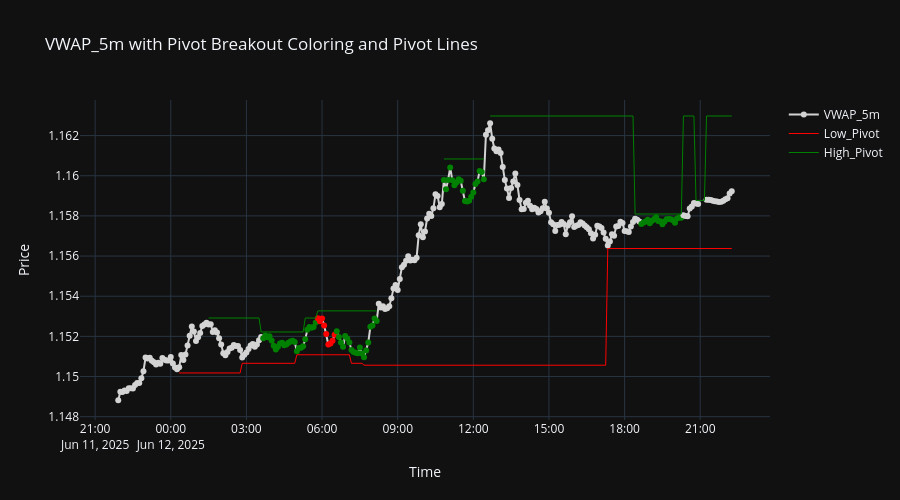
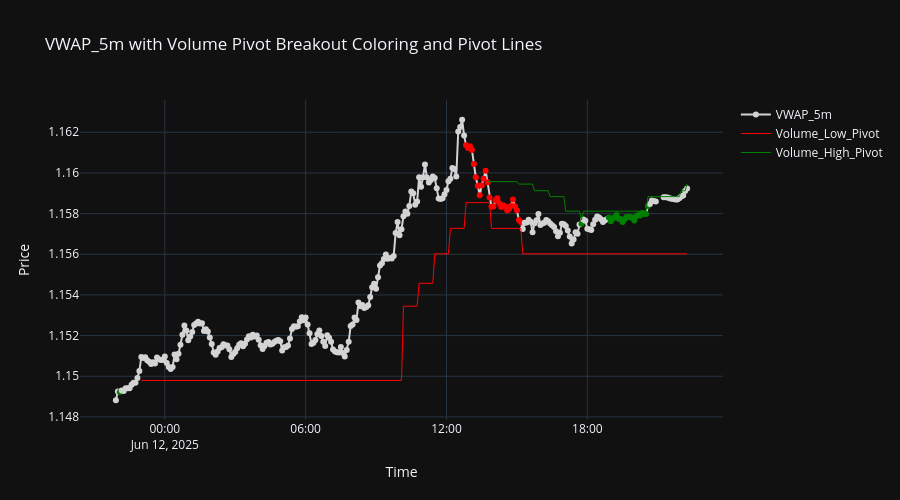

Source (notebook cell) for these figures, in order:
### Markdown cell above
### Visualization

### Code cell
#-------------------------------------------------------------------------------

print("#----------------------------------------------------------------------")
print("Shape:", Labels_Data.data.shape)
print("#----------------------------------------------------------------------")
print(Labels_Data.data.columns)
print("#----------------------------------------------------------------------")
print(Labels_Data.data.head())
print("#----------------------------------------------------------------------")

#-------------------------------------------------------------------------------

df = Labels_Data.data.copy()[-300:]

# Fréquences des 0 et 1 pour les colonnes cibles
frequency = df[["Low_Below_Pivot", "High_Above_Pivot"]].apply(lambda col: col.value_counts()).fillna(0).astype(int)
print("\nLabel Frequency (0 = no breakout, 1 = breakout):")
print(frequency.head(3))

# Initialiser les couleurs
colors_combined = ['lightgrey'] * len(df)
for i in range(len(df)):
    if df.iloc[i]['High_Above_Pivot'] == 1:
        colors_combined[i] = 'green'
    elif df.iloc[i]['Low_Below_Pivot'] == 1:
        colors_combined[i] = 'red'

# Création du graphique
fig = go.Figure()

# Trace VWAP_5m avec couleur dynamique
fig.add_trace(go.Scatter(
    x=df.index,
    y=df['VWAP_5m'],
    mode='markers+lines',
    marker=dict(color=colors_combined, size=6),
    name='VWAP_5m',
    line=dict(color='lightgrey')
))

# Trace Low_Pivot (ligne continue)
fig.add_trace(go.Scatter(
    x=df.index,
    y=df['Low_Pivot'],
    mode='lines',
    line=dict(color='red', width=1),
    name='Low_Pivot'
))

# Trace High_Pivot (ligne continue)
fig.add_trace(go.Scatter(
    x=df.index,
    y=df['High_Pivot'],
    mode='lines',
    line=dict(color='green', width=1),
    name='High_Pivot'
))

# Mise en page
fig.update_layout(
    title='VWAP_5m with Pivot Breakout Coloring and Pivot Lines',
    xaxis_title='Time',
    yaxis_title='Price',
    template='plotly_dark',
    height=500
)

fig.show()
print("#----------------------------------------------------------------------")

#-------------------------------------------------------------------------------

# Fréquences des 0 et 1 pour les colonnes VWAP
frequency = df[["VWAP_Below_Volume_Low", "VWAP_Above_Volume_High"]].apply(lambda col: col.value_counts()).fillna(0).astype(int)
print("\nLabel Frequency (0 = no breakout, 1 = breakout):")
print(frequency.head(3))

# Initialiser les couleurs
colors_combined = ['lightgrey'] * len(df)
for i in range(len(df)):
    if df.iloc[i]['VWAP_Above_Volume_High'] == 1:
        colors_combined[i] = 'green'
    elif df.iloc[i]['VWAP_Below_Volume_Low'] == 1:
        colors_combined[i] = 'red'

# Création du graphique
fig = go.Figure()

# Trace VWAP_5m avec couleur dynamique
fig.add_trace(go.Scatter(
    x=df.index,
    y=df['VWAP_5m'],
    mode='markers+lines',
    marker=dict(color=colors_combined, size=6),
    name='VWAP_5m',
    line=dict(color='lightgrey')
))

# Trace Volume_Low_Pivot (ligne continue)
fig.add_trace(go.Scatter(
    x=df.index,
    y=df['Volume_Low_Pivot'],
    mode='lines',
    line=dict(color='red', width=1),
    name='Volume_Low_Pivot'
))

# Trace Volume_High_Pivot (ligne continue)
fig.add_trace(go.Scatter(
    x=df.index,
    y=df['Volume_High_Pivot'],
    mode='lines',
    line=dict(color='green', width=1),
    name='Volume_High_Pivot'
))

# Mise en page
fig.update_layout(
    title='VWAP_5m with Volume Pivot Breakout Coloring and Pivot Lines',
    xaxis_title='Time',
    yaxis_title='Price',
    template='plotly_dark',
    height=500
)

fig.show()

#-------------------------------------------------------------------------------

### Figure 1 — Plotly figure (JSON) as saved in the notebook; plotly's stock layout.template omitted (floating-point values rounded to 4 significant figures; data arrays with more than 128 entries replaced by an {"elided": "..."} marker saying what was removed)
{"data": [{"line": {"color": "lightgrey"}, "marker": {"color": {"elided": "293 str values"}, "size": 6}, "mode": "markers+lines", "name": "VWAP_5m", "x": {"elided": "293 str values"}, "y": {"elided": "293 float values"}, "type": "scatter"}, {"line": {"color": "red", "width": 1}, "mode": "lines", "name": "Low_Pivot", "x": {"elided": "293 str values"}, "y": {"elided": "293 float values"}, "type": "scatter"}, {"line": {"color": "green", "width": 1}, "mode": "lines", "name": "High_Pivot", "x": {"elided": "293 str values"}, "y": {"elided": "293 float values"}, "type": "scatter"}], "layout": {"title": {"text": "VWAP_5m with Pivot Breakout Coloring and Pivot Lines"}, "xaxis": {"title": {"text": "Time"}}, "yaxis": {"title": {"text": "Price"}}, "height": 500}}

### Figure 2 — Plotly figure (JSON) as saved in the notebook; plotly's stock layout.template omitted (floating-point values rounded to 4 significant figures; data arrays with more than 128 entries replaced by an {"elided": "..."} marker saying what was removed)
{"data": [{"line": {"color": "lightgrey"}, "marker": {"color": {"elided": "293 str values"}, "size": 6}, "mode": "markers+lines", "name": "VWAP_5m", "x": {"elided": "293 str values"}, "y": {"elided": "293 float values"}, "type": "scatter"}, {"line": {"color": "red", "width": 1}, "mode": "lines", "name": "Volume_Low_Pivot", "x": {"elided": "293 str values"}, "y": {"elided": "293 float values"}, "type": "scatter"}, {"line": {"color": "green", "width": 1}, "mode": "lines", "name": "Volume_High_Pivot", "x": {"elided": "293 str values"}, "y": {"elided": "293 float values"}, "type": "scatter"}], "layout": {"title": {"text": "VWAP_5m with Volume Pivot Breakout Coloring and Pivot Lines"}, "xaxis": {"title": {"text": "Time"}}, "yaxis": {"title": {"text": "Price"}}, "height": 500}}
